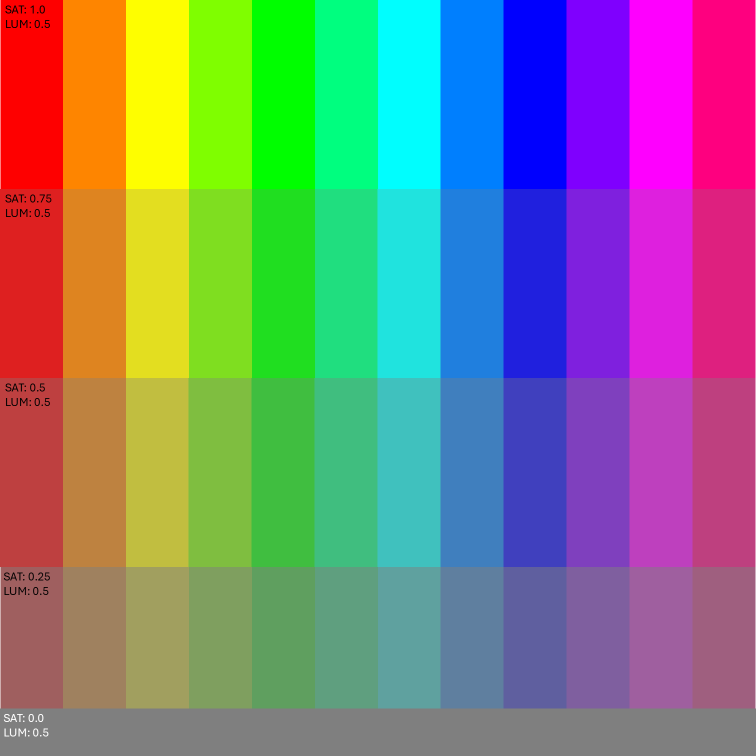
#> input picture Codigos_FINAL/images/roda_cores_HSL_Lum05.png, 1512 x 1512 px (shown at 1/2 size)
$ python inspeciona_cores_imagem_som_v6.py
#> lines starting #> are read from the running program, lines starting #| are printed output that depends on the picture
import cv2
import numpy as np
import time
import unicodedata
import argparse, glob
import matplotlib.pyplot as plt
import sounddevice as sd

WINDOW_NAME = "Leitor de cores - imagem (ESC para sair)"

# --------------------
# Variáveis globais
# --------------------
current_frame = None
mouse_x = 0
mouse_y = 0
mouse_inside = False
last_click_time = 0.0

# -------------------------------
# TABELA DE CORES CSS3 em inglês
# -------------------------------
CSS3_COLORS = {
    '#F0F8FF': 'aliceblue', '#FAEBD7': 'antiquewhite', '#00FFFF': 'aqua', '#7FFFD4': 'aquamarine',
    '#F0FFFF': 'azure', '#F5F5DC': 'beige', '#FFE4C4': 'bisque', '#000000': 'black',
    '#FFEBCD': 'blanchedalmond', '#0000FF': 'blue', '#8A2BE2': 'blueviolet', '#A52A2A': 'brown',
    '#DEB887': 'burlywood', '#5F9EA0': 'cadetblue', '#7FFF00': 'chartreuse', '#D2691E': 'chocolate',
    '#FF7F50': 'coral', '#6495ED': 'cornflowerblue', '#FFF8DC': 'cornsilk', '#DC143C': 'crimson',
    '#00FFFF': 'cyan', '#00008B': 'darkblue', '#008B8B': 'darkcyan', '#B8860B': 'darkgoldenrod',
    '#A9A9A9': 'darkgray', '#006400': 'darkgreen', '#BDB76B': 'darkkhaki', '#8B008B': 'darkmagenta',
    '#556B2F': 'darkolivegreen', '#FF8C00': 'darkorange', '#9932CC': 'darkorchid', '#8B0000': 'darkred',
    '#E9967A': 'darksalmon', '#8FBC8F': 'darkseagreen', '#483D8B': 'darkslateblue', '#2F4F4F': 'darkslategray',
    '#00CED1': 'darkturquoise', '#9400D3': 'darkviolet', '#FF1493': 'deeppink', '#00BFFF': 'deepskyblue',
    '#1E90FF': 'dodgerblue', '#B22222': 'firebrick', '#FFFAF0': 'floralwhite', '#228B22': 'forestgreen',
    '#FF00FF': 'fuchsia', '#DCDCDC': 'gainsboro', '#F8F8FF': 'ghostwhite', '#FFD700': 'gold',
    '#DAA520': 'goldenrod', '#808080': 'gray', '#008000': 'green', '#ADFF2F': 'greenyellow',
    '#F0FFF0': 'honeydew', '#FF69B4': 'hotpink', '#CD5C5C': 'indianred', '#4B0082': 'indigo',
    '#FFFFF0': 'ivory', '#F0E68C': 'khaki', '#E6E6FA': 'lavender', '#FFF0F5': 'lavenderblush',
    '#7CFC00': 'lawngreen', '#FFFACD': 'lemonchiffon', '#ADD8E6': 'lightblue', '#F08080': 'lightcoral',
    '#E0FFFF': 'lightcyan', '#FAFAD2': 'lightgoldenrodyellow', '#D3D3D3': 'lightgray', '#90EE90': 'lightgreen',
    '#FFB6C1': 'lightpink', '#FFA07A': 'lightsalmon', '#20B2AA': 'lightseagreen', '#87CEFA': 'lightskyblue',
    '#778899': 'lightslategray', '#B0C4DE': 'lightsteelblue', '#FFFFE0': 'lightyellow', '#00FF00': 'lime',
    '#32CD32': 'limegreen', '#FAF0E6': 'linen', '#FF00FF': 'magenta', '#800000': 'maroon',
    '#66CDAA': 'mediumaquamarine', '#0000CD': 'mediumblue', '#BA55D3': 'mediumorchid',
    '#9370DB': 'mediumpurple', '#3CB371': 'mediumseagreen', '#7B68EE': 'mediumslateblue',
    '#00FA9A': 'mediumspringgreen', '#48D1CC': 'mediumturquoise', '#C71585': 'mediumvioletred',
    '#191970': 'midnightblue', '#F5FFFA': 'mintcream', '#FFE4E1': 'mistyrose', '#FFE4B5': 'moccasin',
    '#FFDEAD': 'navajowhite', '#000080': 'navy', '#FDF5E6': 'oldlace', '#808000': 'olive',
    '#6B8E23': 'olivedrab', '#FFA500': 'orange', '#FF4500': 'orangered', '#DA70D6': 'orchid',
    '#EEE8AA': 'palegoldenrod', '#98FB98': 'palegreen', '#AFEEEE': 'paleturquoise',
    '#DB7093': 'palevioletred', '#FFEFD5': 'papayawhip', '#FFDAB9': 'peachpuff', '#CD853F': 'peru',
    '#FFC0CB': 'pink', '#DDA0DD': 'plum', '#B0E0E6': 'powderblue', '#800080': 'purple',
    '#FF0000': 'red', '#BC8F8F': 'rosybrown', '#4169E1': 'royalblue', '#8B4513': 'saddlebrown',
    '#FA8072': 'salmon', '#F4A460': 'sandybrown', '#2E8B57': 'seagreen', '#FFF5EE': 'seashell',
    '#A0522D': 'sienna', '#C0C0C0': 'silver', '#87CEEB': 'skyblue', '#6A5ACD': 'slateblue',
    '#708090': 'slategray', '#FFFAFA': 'snow', '#00FF7F': 'springgreen', '#4682B4': 'steelblue',
    '#D2B48C': 'tan', '#008080': 'teal', '#D8BFD8': 'thistle', '#FF6347': 'tomato',
    '#40E0D0': 'turquoise', '#EE82EE': 'violet', '#F5DEB3': 'wheat', '#FFFFFF': 'white',
    '#F5F5F5': 'whitesmoke', '#FFFF00': 'yellow', '#9ACD32': 'yellowgreen'
}

# -------------------------------
# Utilitários de texto
# -------------------------------
# [164 lines left out: functions sem_acentos, closest_color_name, translate_color_name, not called in this run]


# ---------------------------
# Converte BGR para HEX
# ---------------------------
def bgr_to_hex(bgr):
    b, g, r = int(bgr[0]), int(bgr[1]), int(bgr[2])
    return f"#{r:02X}{g:02X}{b:02X}"


# ---------------------------
# Converte BGR para HSL onde:
#   H: 0–360°
#   S: 0–1
#   L: 0–1
# ---------------------------
# [27 lines left out: function bgr_to_hsl, not called in this run]

# ---------------------------
# Mapeamento de frequências e notas musicais
# Considerando 36 notas e 3 escalas: 3°, 4° e 5° oitavas
# ---------------------------

NOTAS = [
    # Oitava 3
    (130, "C3"), (138, "C#3"), (146, "D3"), (155, "D#3"),
    (164, "E3"), (174, "F3"), (185, "F#3"), (196, "G3"),
    (207, "G#3"), (220, "A3"), (233, "A#3"), (246, "B3"),

    # Oitava 4
    (261, "C4"), (277, "C#4"), (293, "D4"), (311, "D#4"),
    (329, "E4"), (349, "F4"), (369, "F#4"), (392, "G4"),
    (415, "G#4"), (440, "A4"), (466, "A#4"), (494, "B4"),

    # Oitava 5
    (523, "C5"), (554, "C#5"), (587, "D5"), (622, "D#5"),
    (659, "E5"), (698, "F5"), (739, "F#5"), (784, "G5"),
    (830, "G#5"), (880, "A5"), (932, "A#5"), (987, "B5"),
]

# -------------------------------
# Converte a matiz (hue) para frequência
# -------------------------------
# [138 lines left out: functions hue_to_note_freq, play_note_sounddevice, plot_graphs, play_color_sound, on_mouse, not called in this run]

def main():
    global current_frame

    #Caminho da imagem local
    IMAGE_PATH = "./images/roda_cores_HSL_Lum05.png"

    #Carrega imagem
    frame = cv2.imread(IMAGE_PATH)
#> frame is the input picture: shape (1512, 1512, 3); mean B, G, R 127.1, 127.6, 127.1
    if frame is None:
        print("Erro ao carregar a imagem.")
        return

    frame = cv2.resize(frame, (800, 800))
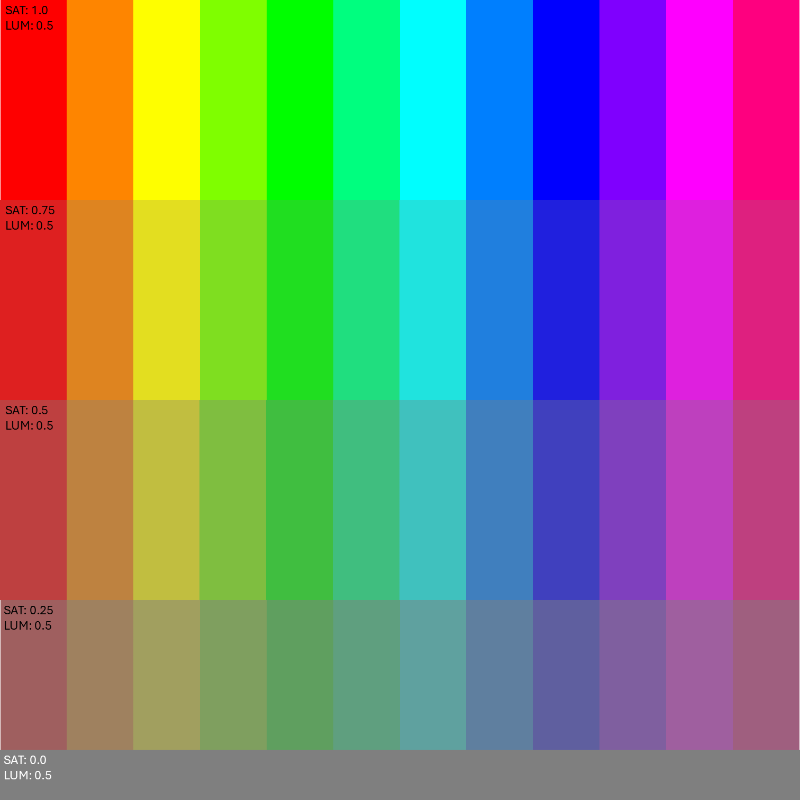
#> frame: shape (800, 800, 3); mean B, G, R 127.1, 127.6, 127.1
    current_frame = frame

    cv2.namedWindow(WINDOW_NAME)
    cv2.setMouseCallback(WINDOW_NAME, on_mouse)

    while True:
        # Copiar frame para evitar desenhar permanentemente nele
        frame_display = frame.copy()

        h_frame, w_frame, _ = frame.shape
#> h_frame = 800; w_frame = 800
        placeholder = np.zeros((h_frame, w_frame, 3), dtype=np.uint8)

        if mouse_inside:
            x, y = mouse_x, mouse_y
            bgr = frame_display[y, x]
            h, s, l = bgr_to_hsl(bgr)
            hex_code = bgr_to_hex(bgr)
            name_en = closest_color_name(hex_code)
            name_pt = translate_color_name(name_en)

            cv2.circle(frame_display, (x, y), 4, (0, 255, 0), 1)

            cv2.putText(
                placeholder,
                f"Pos: x={x} y={y}",
                (20, 40),
                cv2.FONT_HERSHEY_SIMPLEX,
                0.7,
                (255, 255, 255),
                1,
            )
            cv2.putText(
                placeholder,
                f"BGR: {bgr.tolist()}",
                (20, 80),
                cv2.FONT_HERSHEY_SIMPLEX,
                0.7,
                (255, 255, 255),
                1,
            )
            cv2.putText(
                placeholder,
                f"HSL: H={round(h,1)} S={round(s,2)} L={round(l,2)}",
                (20, 120),
                cv2.FONT_HERSHEY_SIMPLEX,
                0.63,
                (255, 255, 255),
                1,
            )
            cv2.putText(
                placeholder,
                f"HEX: {hex_code}",
                (20, 160),
                cv2.FONT_HERSHEY_SIMPLEX,
                0.7,
                (0, 255, 0),
                1,
            )
            cv2.putText(
                placeholder,
                f"Nome (EN): {sem_acentos(name_en)}",
                (20, 200),
                cv2.FONT_HERSHEY_SIMPLEX,
                0.65,
                (0, 200, 255),
                1,
            )
            cv2.putText(
                placeholder,
                f"Nome (PT): {sem_acentos(name_pt)}",
                (20, 240),
                cv2.FONT_HERSHEY_SIMPLEX,
                0.65,
                (0, 200, 255),
                1,
            )
            cv2.rectangle(
                placeholder,
                (20, 280),
                (380, 380),
                (int(bgr[0]), int(bgr[1]), int(bgr[2])),
                -1,
            )

        combined = np.hstack((frame_display, placeholder))
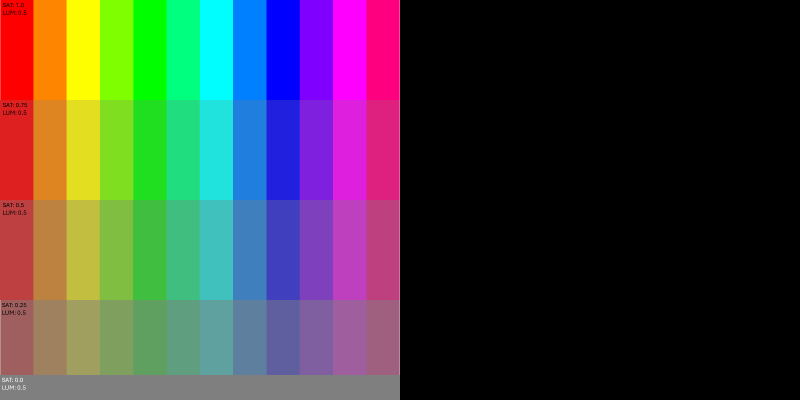
#> combined: shape (800, 1600, 3) (shown at 1/2 size); mean B, G, R 63.6, 63.8, 63.6
        cv2.imshow(WINDOW_NAME, combined)

        #Se pressionar tecla ESC, encerra o código
        if cv2.waitKey(1) & 0xFF == 27:
#> (key Esc is pressed here)
            break
    cv2.destroyAllWindows()

if __name__ == "__main__":
    main()
